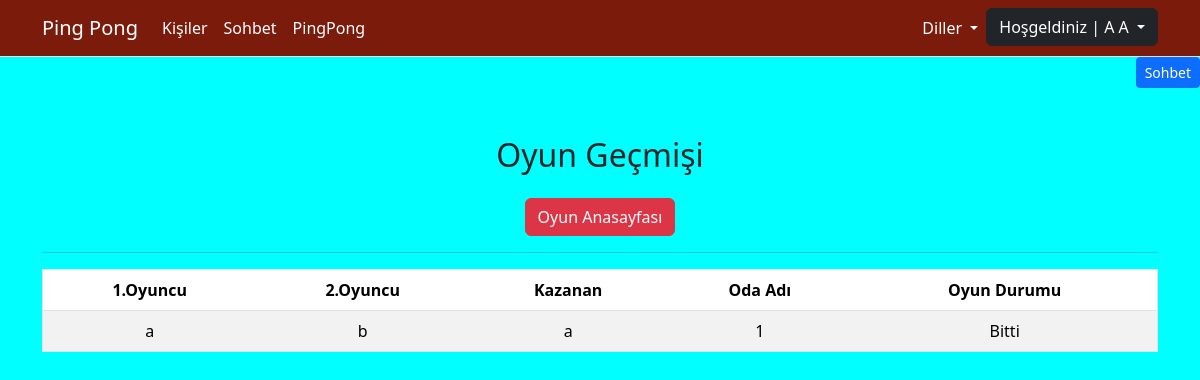
/tr/sohbet/oyun_gecmis/ (signed in), run on the app's committed database.
### chat/models.py (models this page shows, shortened)
class Room(models.Model):
    room_name = models.CharField(max_length=255, unique=True)
    game_creator = models.CharField(max_length=100)
    game_opponent = models.CharField(max_length=100, blank=True, null=True)
    is_over = models.BooleanField(default=False)
    winner = models.CharField(max_length=100, blank=True, null=True)

### chat/views.py (the view)
# urls.py: path(_("oyun_gecmis/"), views.game_history, name="oyun_gecmis"),
@login_required
def game_history(request):
    return render(request, "game_history.html", {'game_history': Room.objects.all()})

### chat/templates/game_history.html (shortened to what this page needs)
{% extends "base.html" %}
{% load static %}
{% load i18n %}
{% block css_files %}
	<link rel="stylesheet" href="{% static 'chat/css/oda.css' %}">
{% endblock %}
{% block content %}
<div class="container mt-5 table-responsive">
    <h2 class="mb-4">Oyun Geçmişi</h2>
    <a href="{% url 'sohbet_anasayfa' %}" class="btn btn-danger">Oyun Anasayfası</a>
    <hr>
    <table class="table table-striped"
    cellspacing="0" cellpadding="1" border="1" width="300">
    <thead>
        <tr>
            <th scope="col">1.Oyuncu</th>
            <th scope="col">2.Oyuncu</th>
            <th scope="col">Kazanan</th>
            <th scope="col">Oda Adı</th>
            <th scope="col">Oyun Durumu</th>
        </tr>
    </thead>
    <tbody>
            {% for game in game_history %}
                <tr>
                    <td>{{ game.game_creator }}</td>
                    <td>{{ game.game_opponent }}</td>
                    <td>{{ game.winner }}</td>
                    <td>{{ game.room_name }}</td>
                    <td>{% if  game.is_over  == 1 %}
                            Bitti
                        {% else %}
                            Devam Ediyor
                        {% endif %}
                    </td>
                </tr>
            {% endfor %}
        </tbody>
    </table>
</div>
{% endblock %}

### templates/part/_navbar.html (shortened to what this page needs)
{% load  static %}
{% load i18n %}
<nav class="navbar navbar-expand-lg border-bottom" style="background-color: #7a1b0c;">
	<div class="container">
		<a class="navbar-brand" style="color: white" href="{% url 'anasayfa' %}">Ping Pong</a>
			<div class="collapse navbar-collapse" id="navbar">
			<ul class="navbar-nav me-auto">
				<li class="nav-item">
					<a class="nav-link" style="color: white" href="{% url 'kisiler' %}">{% trans "Kişiler" %}</a>
				</li>
				<li class="nav-item">
					<a class="nav-link" style="color: white" href="{% url 'sohbet_anasayfa' %}">{% trans "Sohbet" %}</a>
				</li>
				<li class="nav-item">
					<a class="nav-link" style="color: white" href="{% url 'pingpong' %}">{% trans "PingPong" %}</a>
				</li>
			</ul>
			<ul class="navbar-nav ms-auto">
				<li class="nav-item dropdown">
					<a class="nav-link dropdown-toggle" href="#" role="button" data-bs-toggle="dropdown" aria-expanded="false">
						{% trans "Diller" %}
					</a>
				</li>
				{% if user.is_authenticated %}
				<li class="nav-item dropdown">
					<button class="btn btn-dark dropdown-toggle" data-bs-toggle="dropdown" aria-expanded="false">
						{% trans "Hoşgeldiniz" %} | {{ user.get_full_name|title }}
					</button>
				</li>
				{% endif %}
		</div>
	</div>
</nav>

### static/css/base.css (style rules this page uses)
.nav-link { color: rgb(255, 255, 255) !important; }

### chat/static/chat/css/oda.css (style rules this page uses)
body { background-color: aqua; display: flex; flex-direction: column; justify-content: center; }
.container { text-align: center; }

### data on the page
Room: game_creator "a", game_opponent "b", winner "a", room_name "1", is_over "Bitti"

### other printed values
{{ user.get_full_name|title }} "A A"
